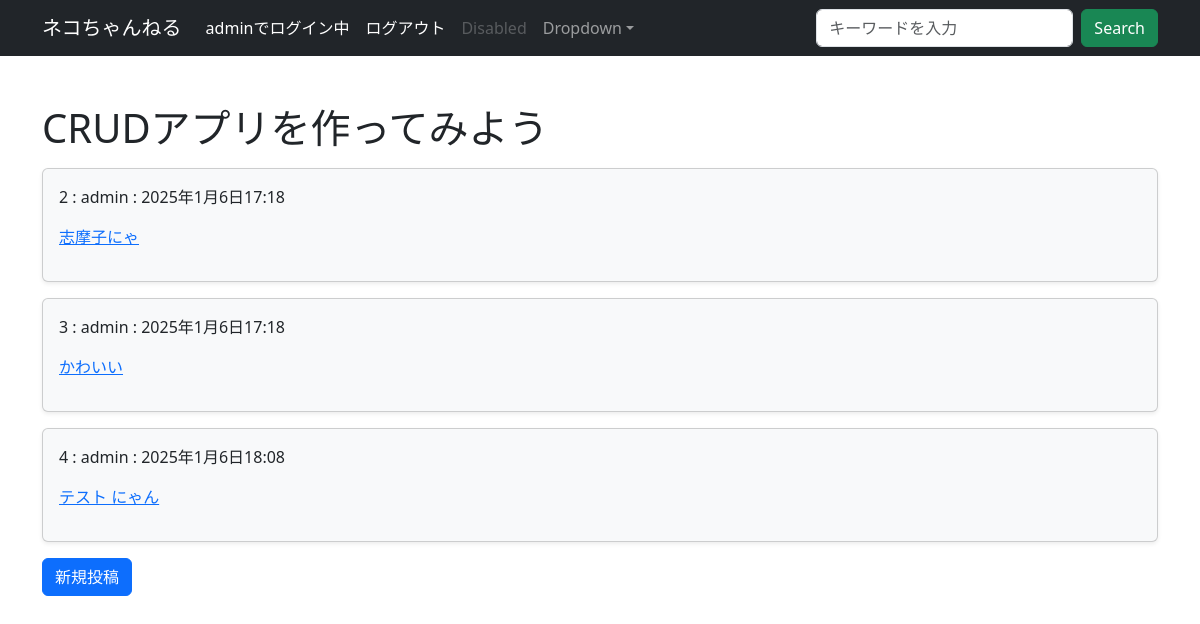
The page /bbs/ (signed in) on the database its author committed.
### bbs/models.py (models this page shows, shortened)
class Article(models.Model):
    content = models.TextField()
    author = models.ForeignKey(User, on_delete=models.PROTECT)
    created_at = models.DateTimeField(auto_now_add=True)
    updated_at = models.DateTimeField(auto_now=True)

### bbs/views.py (the view)
# urls.py: path('', views.IndexView.as_view(), name='index'),
class IndexView(generic.ListView):
    model = Article
    template_name = 'bbs/index.html'

### bbs/forms.py
class SearchForm(forms.Form):
    query = forms.CharField(
        label='', max_length=50,
        widget=forms.TextInput(attrs={
            'class': 'form-control me-2',
            'placeholder': 'キーワードを入力',
            'aria-label': 'Search'}
        )
    )

### bbs/context_processors.py (called while the page is built)
def search_form(request):
    return {'searchform': SearchForm()}

### templates/bbs/index.html
{% extends "base.html" %}
{% load django_bootstrap5 %}
{% block content %}
<h1 class="mt-5">CRUDアプリを作ってみよう</h1>
{% for article in object_list %}
<div class="card bg-light shadow-sm mt-3">
    <div class="card-body">
        <p>{{ article.id }} : {{ article.author }} : {{ article.created_at }}</p>
        <p><a href="{% url 'bbs:detail' article.id %}">{{ article.content }}</a></p>
    </div>
</div>
{% endfor %}
{% if user.is_authenticated %}
<div class="mt-3">
    <a href="{% url 'bbs:create' %}">
        {% bootstrap_button button_type='submit' content='新規投稿' size='md' %}
    </a>
</div>
{% endif %}
{% endblock %}

### templates/base.html (shortened to what this page needs)
{% load django_bootstrap5 %}
<!DOCTYPE html>
<html lang="ja">
<head>
    {% bootstrap_css %}
</head>
<body>
    <nav class="navbar navbar-expand-lg navbar-dark bg-dark" aria-label="Eighth navbar example">
        <div class="container">
            <a class="navbar-brand" href="{% url 'bbs:index' %}">ネコちゃんねる</a>
            <div class="collapse navbar-collapse" id="navbarsExample07">
                <ul class="navbar-nav me-auto mb-2 mb-lg-0">
                    <li class="nav-item">
                        {% if user.is_authenticated %}
                        <span class="nav-link active">{{ user }}でログイン中</span>
                        {% endif %}
                    </li>
                    <li class="nav-item">
                        {% if user.is_authenticated %}
                        <a href="{% url 'logout' %}" class="nav-link active">ログアウト</a>
                        {% else %}
                        <a href="{% url 'login' %}" class="nav-link active">ログイン</a>
                        {% endif %}
                    </li>
                    <li class="nav-item">
                        <a class="nav-link disabled">Disabled</a>
                    </li>
                    <li class="nav-item dropdown">
                        <a class="nav-link dropdown-toggle" href="#" data-bs-toggle="dropdown" aria-expanded="false">Dropdown</a>
                    </li>
                </ul>
                <form action="{% url 'bbs:search' %}" method="GET" class="d-flex">
                    {{ searchform.query }}
                    <button class="btn btn-success" type="submit">Search</button>
                </form>
            </div>
        </div>
    </nav>
    <div class="container">
        {% block content %}
        {% endblock %}
    </div>
</body>
</html>

### rows shown on the page
Article: id "2", author "admin", created_at "2025年1月6日17:18", content "志摩子にゃ"
Article: id "3", author "admin", created_at "2025年1月6日17:18", content "かわいい"
Article: id "4", author "admin", created_at "2025年1月6日18:08", content "テスト にゃん"

### other values the page prints
{{ user }} "admin"
